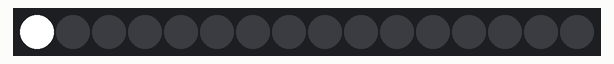
Recording of a sketch running on a simulated Arduino Uno, built with avr-gcc and run on an emulated ATmega328P. Shown: 16 RGB LEDs in strip order, left to right. Dim RGB values are drawn brighter than linear.

Above: at 0.12 s.
At 1.88 s:
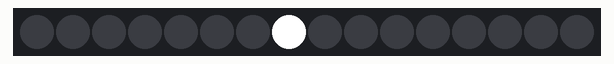
At 3.63 s:
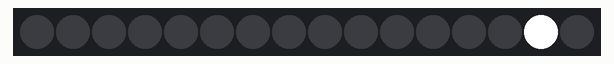
At 7.4 s:
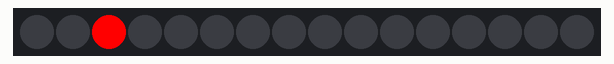
At 11.41 s:
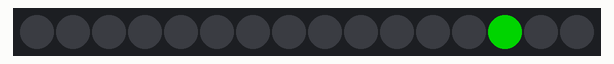
At 15.67 s:
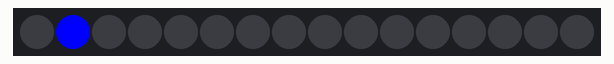

The sketch:

led_strip_test.ino
```cpp
#include <FastLED.h>

#define NUM_LEDS 16
#define PIN 6
#define DELAY 250


CRGB leds[NUM_LEDS];

void setup() {
  FastLED.addLeds<NEOPIXEL, PIN>(leds, NUM_LEDS);
}

void loop() {
  int i;
  for (i = 0; i < NUM_LEDS; i++) {
    leds[i] = CRGB::White;
    FastLED.show();
    delay(DELAY);
    leds[i] = CRGB::Black;
  }
  for (i = NUM_LEDS - 1; i >= 0; --i) {
    leds[i] = CRGB::Red;
    FastLED.show();
    delay(DELAY);
    leds[i] = CRGB::Black;
  }
  for (i = 0; i < NUM_LEDS; ++i) {
    leds[i] = CRGB::Green;
    FastLED.show();
    delay(DELAY);
    leds[i] = CRGB::Black;
  }
  for (i = NUM_LEDS - 1; i >= 0; --i) {
    leds[i] = CRGB::Blue;
    FastLED.show();
    delay(DELAY);
    leds[i] = CRGB::Black;
  }
}
```

Measured:
- by itself, everything shown: repeats every 16.1 s, in 64 steps
